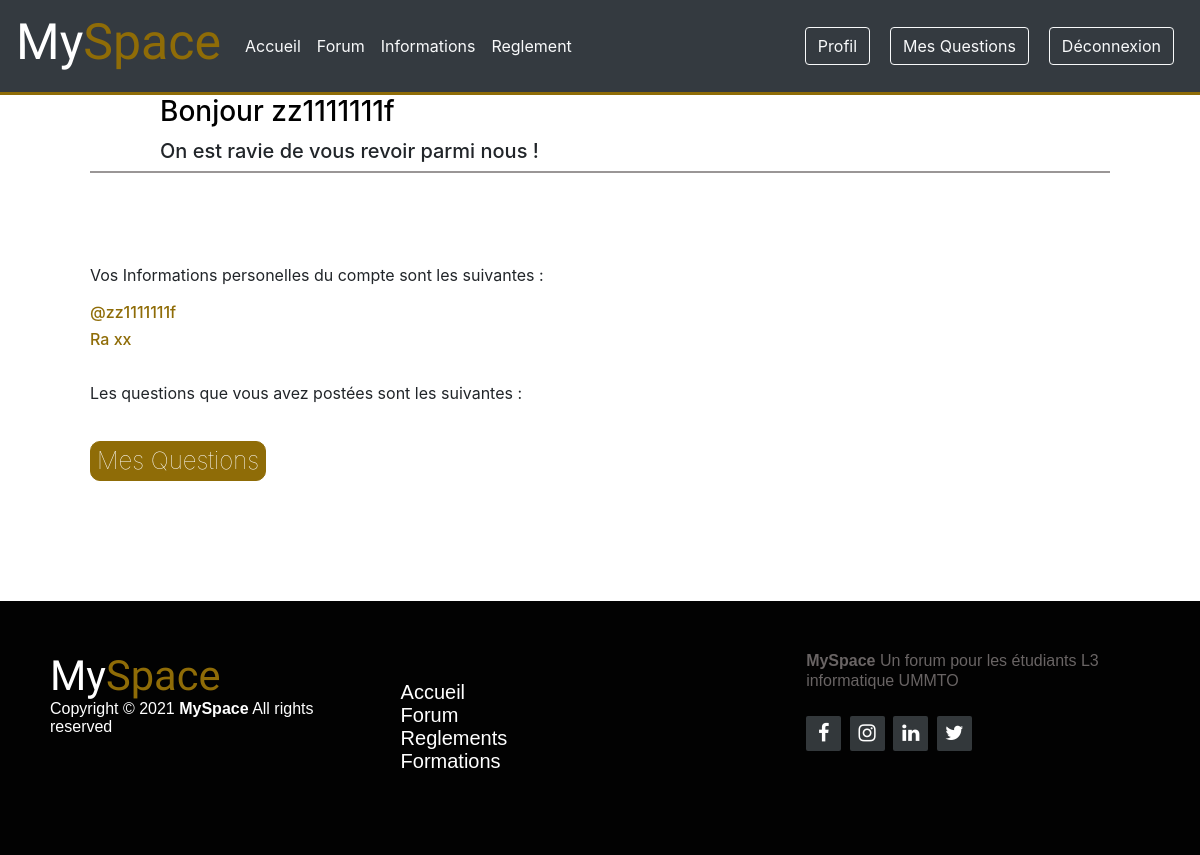
/utilisateur/v/php/profil.php?email=adc@gmail.com (signed in), run on the app's committed database.
### tables this page shows
CREATE TABLE `users` (
  `email` varchar(255) NOT NULL,
  `pseudo` varchar(255) NOT NULL,
  `nom` varchar(255) NOT NULL,
  `prenom` varchar(255) NOT NULL,
  `mdp` text NOT NULL,
  `valeur_par_defaut` int(11) NOT NULL
);

### utilisateur/c/users/profil_action.php (called while the page is built, shortened)
<?php
require('../../m/conbd.php');
if(isset($_GET['email']) AND !empty($_GET['email'])){
    $idOfUser = $_GET['email'];
    $checkIfUserExists = $bdd->prepare('SELECT pseudo, nom, prenom FROM users WHERE email = ?');
    $checkIfUserExists->execute(array($idOfUser));
    if($checkIfUserExists->rowCount() > 0){
        $usersInfos = $checkIfUserExists->fetch();
        $user_pseudo = $usersInfos['pseudo'];
        $user_lastname = $usersInfos['nom'];
        $user_firstname = $usersInfos['prenom'];
    }else{
        $errorMsg = "Aucun utilisateur trouvé";
    }
}else{
    $errorMsg = "Aucun utilisateur trouvé";
}
?>

### utilisateur/v/php/profil.php (the view, shortened to what this page needs)
<?php
    require('../../c/users/profil_action.php');
?>
<!DOCTYPE html>
<html lang="fr">
        <head>
            <link rel="stylesheet" href="../css/profil.css">
            <link rel="stylesheet" href="../css/footer.css">
            <link rel="stylesheet" href="../css/navbar.css">
            <link rel="stylesheet" href="http://maxcdn.bootstrapcdn.com/font-awesome/4.2.0/css/font-awesome.min.css">
            <link rel="stylesheet" href="https://cdn.jsdelivr.net/npm/bootstrap@4.6.1/dist/css/bootstrap.min.css">
        </head>
        <body>
            <?php
             require('../includes/navbar.php');
            ?>
            <header class="profil">
                <div class="text">
                 <h3><?php require('../../c/users/bonjour.php');?> <?= $user_pseudo; ?></h3>
                 <h5>On est ravie de vous revoir parmi nous ! </h5>
                </div>
            </header>
          <div>
                <p>Vos Informations personelles du compte sont les suivantes : </p>
                <div class="infos">
                    <h6>@<?= $user_pseudo; ?></h6>
                    <h6><?= $user_lastname . ' ' . $user_firstname; ?></h6>
                </div>
                <br>
                <div>
                    <p>Les questions que vous avez postées sont les suivantes : </p>
                    <a href="mes_questions.php"><button>Mes Questions</button></a>
                </div>
            </div>
          <?php
             require('../includes/footer.php');
            ?>
      </body>
</html>

### utilisateur/v/css/profil.css (style rules this page uses)
.profil .text h3 { color:rgb(0, 0, 0); margin-left : 70px; margin-bottom: 10px; }
p { margin-left: 90px; font-size: 1rem; }
.infos { margin-left: 90px; }
.infos h6 { color:#8f6c07 ; }
.profil { border-bottom: 2px solid rgb(154, 150, 150); margin-left: 90px; margin-right: 90px; margin-bottom: 90px; }
h5 { margin-left: 70px; font-weight: lighter; }
a button { margin-top: 20px; margin-left: 90px; font-size: 1.5rem; font-weight: lighter; background-color:#8f6c07; border-radius: 10px; color: white; border: 1px solid #8f6c07; transition: background-color 0.5s, color 0.5s; }

### data on the page
users: pseudo "zz1111111f", nom "Ra", prenom "xx"
